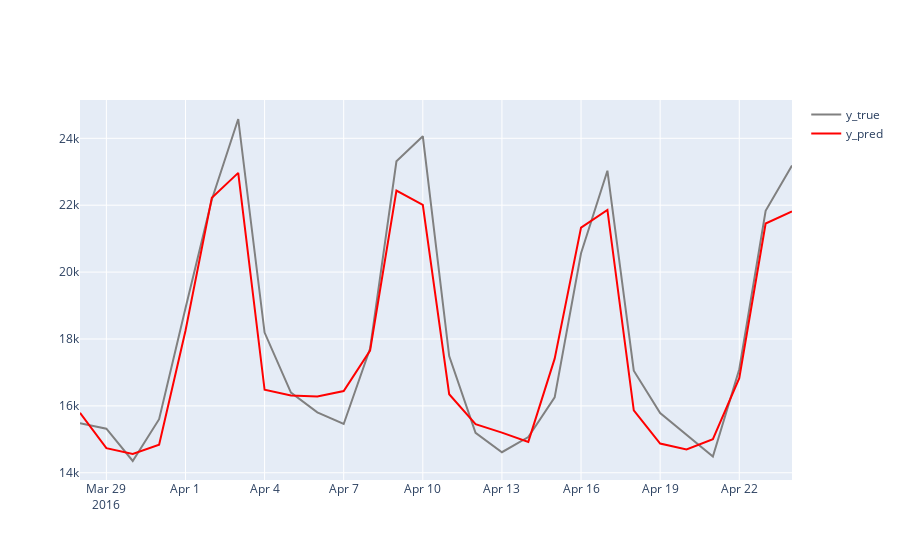
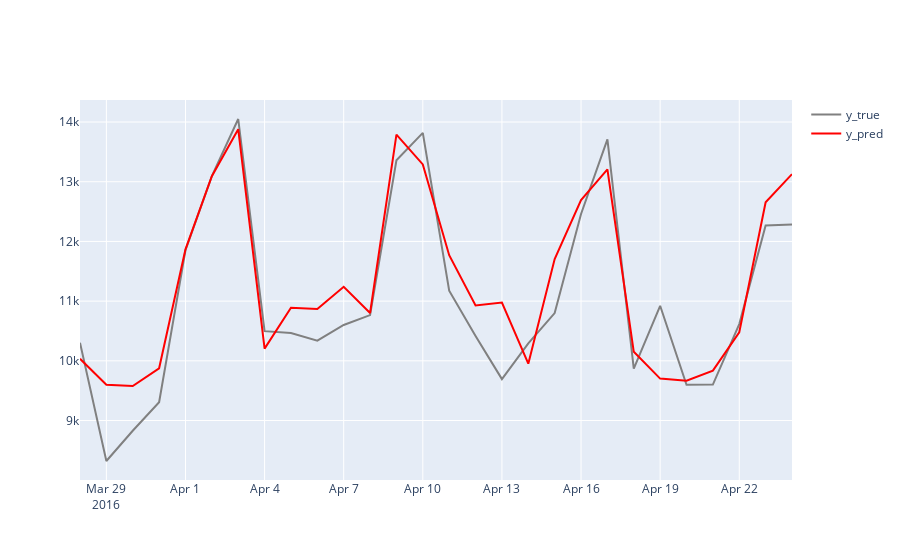
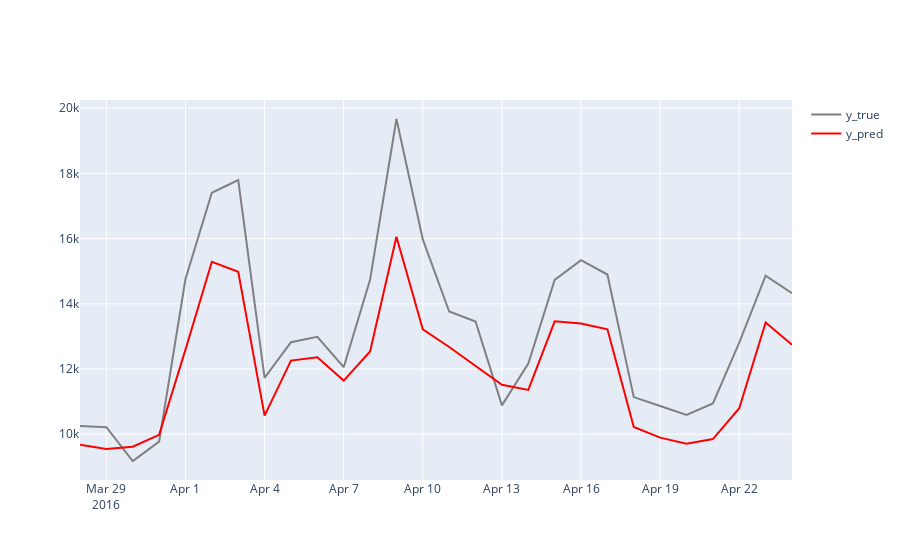

The code cell stored with these charts, in order, in its notebook:
### Code cell
results = []

params = {
    "learning_rate" : [0.001, 0.01, 0.05, 0.1, 0.5],
    "max_depth" : [5, 10, 15, 20],
    "n_estimators": [100, 200, 500, 1000, 2000]
    }

for i in series.index:
    
    print('=' * 100)
    print(i)

    df_series = create_features(series.loc[i,:], dates)

    pred_y = train_grid_search(df_series, params=params)

    n_days = 28

    fig = go.Figure()
    fig.add_trace(go.Scatter(
        x=df_series.index[-n_days:], 
        y=df_series.iloc[-n_days:, 0], 
        name="y_true", 
        line_color='gray'))
    fig.add_trace(go.Scatter(
        x=df_series.index[-n_days:], 
        y=pred_y.PREDICTION[-n_days:], 
        name="y_pred", 
        line_color='red'))
    fig.show()
